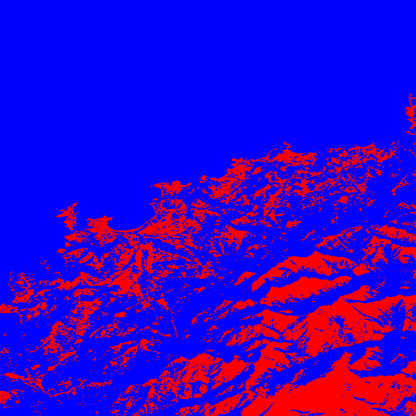
#> input picture Practica 5/soluciones/Ej 2 - Seudo 128 Corsica.png, 416 x 416 px, shrunk from 1024 x 1024 before the run, given in place of Landsat_C_02-11_B.png, which was not available
$ jupyter execute --allow-errors Ejercicio_1.ipynb   (text cells are left out)
#> lines starting #> are read from the running program, lines starting #| are printed output that depends on the picture; pictures that were not available may be replaced by others from this repository, and a replacement may not be noted
[cell 1]
import cv2 as cv
import numpy as np
import matplotlib.pyplot as plt

LSB = cv.imread('imgpack/Landsat C/Landsat_C_02-11_B.png', cv.IMREAD_GRAYSCALE)
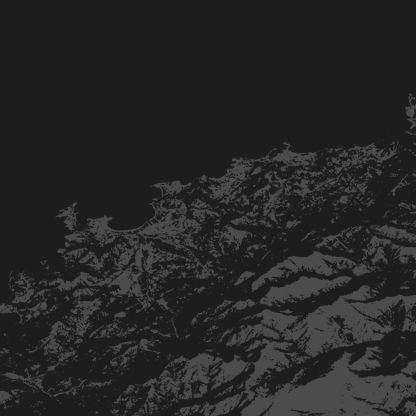
#> LSB: shape (416, 416); min 28, max 76, mean 38.3
LSG = cv.imread('imgpack/Landsat C/Landsat_C_03-11_G.png', cv.IMREAD_GRAYSCALE)
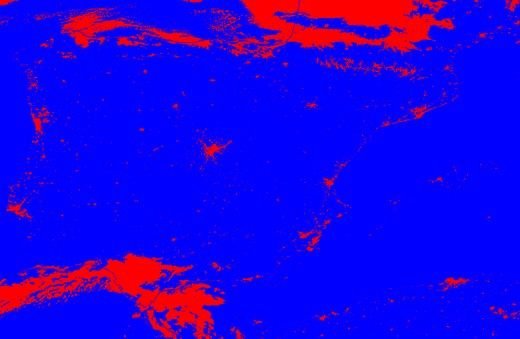
#> input picture Practica 5/soluciones/Ej 2 - Seudo 128 Nocturna.png, 520 x 339 px, shrunk from 1280 x 834 before the run, given in place of Landsat_C_03-11_G.png, which was not available
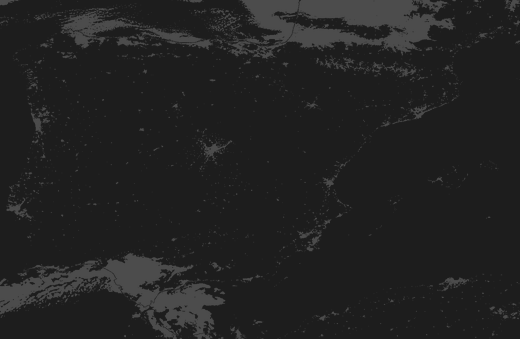
#> LSG: shape (339, 520); min 29, max 76, mean 34.2
LSR = cv.imread('imgpack/Landsat C/Landsat_C_04-11_R.png', cv.IMREAD_GRAYSCALE)
LSNIR = cv.imread('imgpack/Landsat C/Landsat_C_05-11_NIR.png', cv.IMREAD_GRAYSCALE)

[cell 2]
def falso(band1, band2, band3):

    img3 = cv.merge((band1,band2,band3))

    return img3

#> (a cell that did not finish here is left out)

[cell 4]
plt.figure(figsize=(20, 20))
plt.subplot(2, 2, 1)
#> (the rest of this cell did not finish here and is left out)

[cell 5]
def corte(img, porc):

#> called with porc = 0.01
    resimg = img.copy()

    hist = {i:0 for i in range(0,256)}
    for linea in resimg:
        for pixel in linea:
            hist[pixel] = hist[pixel] + 1
#> after the loop, hist = 256 items

    valores = list(hist.values())
#> valores = 256 values, max 117977 at index 29, min 0 at index 0, mean 676

    numPix = img.size
#> numPix = 173056
    perc = (numPix*porc)
#> perc = 1730.6

    n = 0
    for i in range(1,256):
        n += valores[i]
        if n > perc:
            cmin = i
            break
#> this loop made 29 passes
#> n on passes 1 to 12: 0, 0, 0, 0, 0, 0, 0, 0, 0, 0, 0, 0
#> after the loop, n = 117979

    n = 0
    for i in range(255,0,-1):
        n += valores[i]
        if n > perc:
            cmax = i
            break
#> this loop made 180 passes
#> after the loop, n = 14585

    for a in range(resimg.shape[0]):
        for b in range(resimg.shape[1]):
            if resimg[a][b] < cmin:
                resimg[a][b] = 0
            elif resimg[a][b] > cmax:
                resimg[a][b] = 255
            else:
                resimg[a][b] = 0 + ((resimg[a][b] - cmin)/(cmax - cmin)) * (255 - 0)
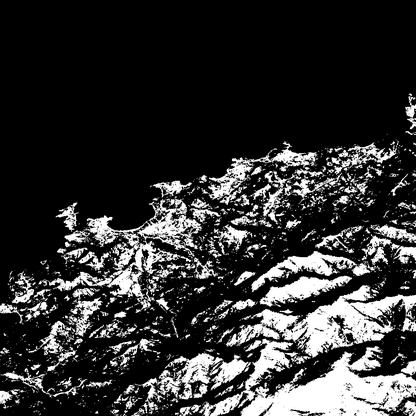
#> resimg: shape (416, 416); min 0, max 255, mean 50.3

    return resimg

[cell 6]
LSBC = corte(LSB, 0.01)
LSGC = corte(LSG, 0.01)
#> call 2 of corte, with porc = 0.01
#> in corte (call 2), `valores = list(hist.values())`: valores = 256 values, max 143099 at index 29, min 0 at index 0, mean 688.6
#> the loop in corte (call 2), `for i in range(1,256):` made 29 passes
#> after the loop in corte (call 2), `for i in range(1,256):`: n = 143099
#> the loop in corte (call 2), `for i in range(255,0,-1):` made 180 passes
#> after the loop in corte (call 2), `for i in range(255,0,-1):`: n = 10591
#> after the loop in corte (call 2), `for a in range(resimg.shape[0]):`:
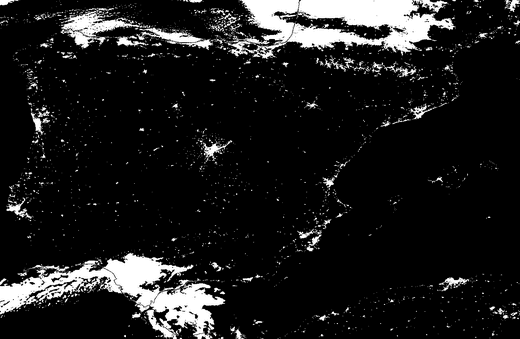
#> resimg: shape (339, 520); min 0, max 255, mean 28.3
LSRC = corte(LSR, 0.01)
#> (the rest of this cell did not finish here and is left out)
